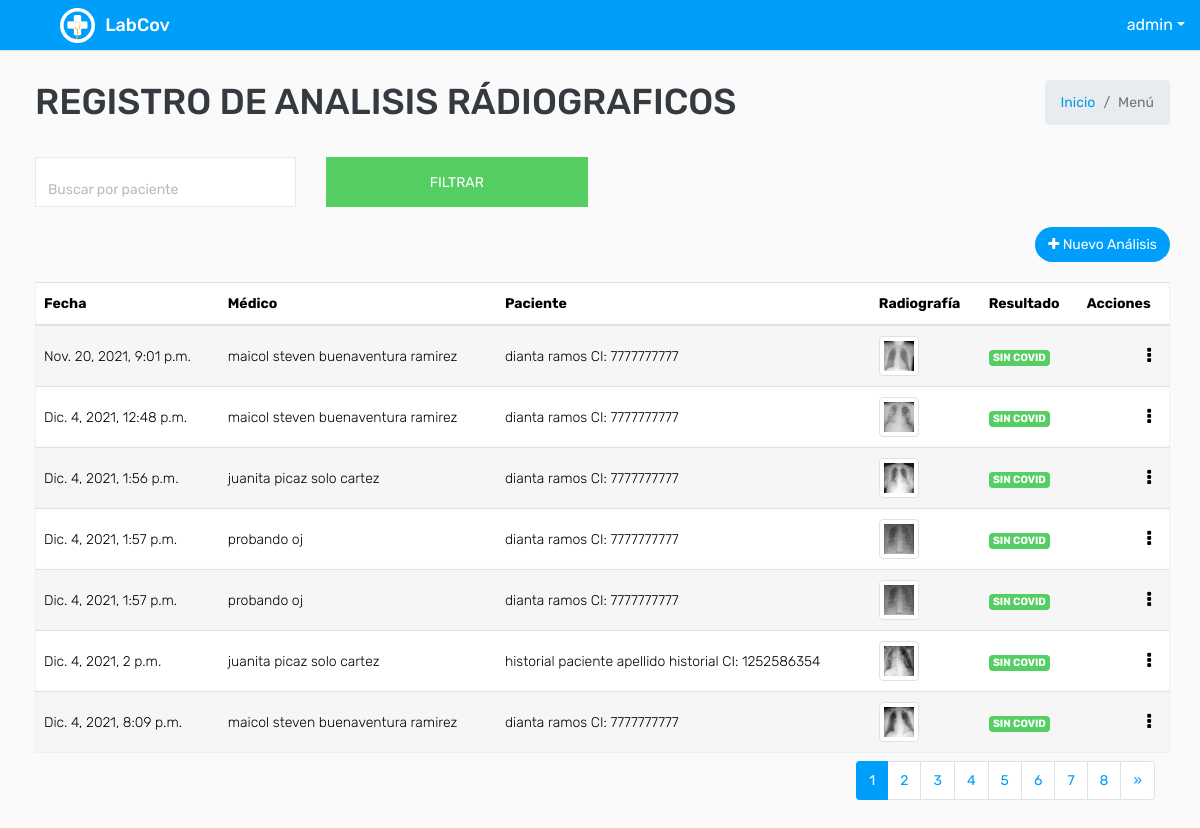
Screenshot of /rayx/ (signed in) with the database file from the repository.
### covid/models.py (models this page shows, shortened)
class ModeloBase(models.Model):
    class Meta:
        abstract = True
    """Model definition for ModeloBase."""
    fecha_creacion = models.DateTimeField(verbose_name='Fecha creación',auto_now_add=True)
    usuario_creacion = models.ForeignKey(settings.AUTH_USER_MODEL, verbose_name='Usuario Creación', related_name='+', blank=True, null=True,on_delete=models.PROTECT, editable=False)
    usuario_modificacion = models.ForeignKey(settings.AUTH_USER_MODEL, verbose_name='Usuario Modificación', related_name='+', blank=True, null=True,on_delete=models.PROTECT , editable=False)
    fecha_modificacion = models.DateTimeField(verbose_name='Fecha Modificación', auto_now=True)
    estado_registro = models.BooleanField(verbose_name="Estado del registro",default=True)

class User(AbstractUser,ModeloBase):
    cedula=models.CharField(max_length=10, verbose_name='Cédula', unique = True)
    tipo_genero = (('M', 'Masculino'), ('F', 'Femenino'))
    genero = models.CharField('Género', choices=tipo_genero, default='M', max_length=1)
    def get_full_name(self):
        return '{} {}'.format(self.last_name,self.first_name)

class Analisis_Radiografico(ModeloBase):
    paciente = models.ForeignKey(Paciente,on_delete=models.PROTECT, related_name="paciente_user")
    doctor = models.ForeignKey(Medico,on_delete=models.PROTECT, related_name="doctor_user")
    imagen = models.ImageField(verbose_name="Imagen de Rayos X", upload_to='muestra_covid/')
    result_analisis=models.BooleanField(verbose_name="Libre de Covid" )
    fecha = models.DateTimeField(verbose_name='Fecha de Registro', auto_now_add=True)
    descripcion = models.CharField(verbose_name='Descripcion', max_length=200)
    edad = models.IntegerField(verbose_name='Edad', null=True, blank=True)
    class Meta:
        verbose_name = 'Analisis'
        verbose_name_plural = 'Analisis'
        permissions = (
            ("see_view_Analisis_paciente_only", "Can_view_Analisis_paciente_only"),
        )

class Medico(ModeloBase):
    usuario  = models.OneToOneField(settings.AUTH_USER_MODEL, verbose_name="Usuario",on_delete=models.PROTECT)
    especialidad = models.ForeignKey(EspecialidadMedico, verbose_name="Especialidad", on_delete=models.PROTECT)
    def __str__(self):
        return '{}'.format(self.usuario.get_full_name())
    class Meta:
        permissions = (
            ("see_view_report", "Can_view_report"),
        )

class Paciente(ModeloBase):
     usuario  = models.OneToOneField(settings.AUTH_USER_MODEL, verbose_name="Usuario",on_delete=models.PROTECT)
     direccion = models.CharField("Dirección", max_length=200,blank=True )
     es_vacunado = models.BooleanField(verbose_name="¿Está usted vacunado contra el covid?" )
     vacuna = models.ForeignKey(Vacuna, verbose_name="Tipo de Vacuna", on_delete=models.PROTECT,null=True,blank=True)
     Diagnostico = models.TextField(verbose_name="Diágnostico previo",null=True, blank=True)
     fec_nac = models.DateField(verbose_name='Fecha de Nacimiento',default=date.today)
     def __str__(self):
        return '{} CI: {}'.format(self.usuario.get_full_name(),self.usuario.cedula)

### covid/views.py (the view, shortened to what this page needs)
# urls.py: path('rayx/',key.RayxListView.as_view(),name="rayx_listar"),
class RayxListView(LoginRequiredMixin,PermissionRequiredMixin,ListView):
    permission_required = 'covid.view_analisis_radiografico'
    model = Analisis_Radiografico
    paginate_by = 7
    template_name = "analisis/analisis_listar.html"
    def get_queryset(self):
        id_usuario = self.request.user.id
        busqueda = self.request.GET.get("buscar")
        usuario  = User.objects.get(pk=id_usuario)
        grupos = usuario.groups.all()
        if usuario.is_superuser:
            if busqueda:
                    queryset = Analisis_Radiografico.objects.filter(
                                                                    Q(paciente__usuario__first_name__icontains= busqueda) |
                                                                    Q(paciente__usuario__last_name__icontains= busqueda)
                                                                    ).distinct().order_by("pk")
            else:
                queryset = Analisis_Radiografico.objects.all().order_by("pk")
        return queryset
    def get_context_data(self, **kwargs):
        context = super().get_context_data(**kwargs)
        context['titulo'] = "Registro de Analisis rádiograficos"
        return context

### templates/analisis/analisis_listar.html (shortened to what this page needs)
{% extends 'plantillaBase.html' %} {% block content %}
<div class="mt-2">
    <form action="" method="GET">
        <div class="row filter-row">
            <div class="col-sm-6 col-md-3">
                <div class="form-group form-focus select-focus focused">
                    <input type="text" name="buscar" id="id_buscar" class="form-control float-right" placeholder="Buscar por paciente">
                </div>
            </div>
            <div class="col-sm-6 col-md-3">
                <button type="submit" class="btn btn-success btn-block"> Filtrar </button>
            </div>
        </div>
    </form>
</div>
<div class="row ">
    <div class="col-sm-12 col-12 text-right m-b-20">
        {% if perms.covid.add_analisis_radiografico%}
        <a href="{% url 'rayx_crear'%}" class="btn btn btn-primary btn-rounded float-right"><i
            class="fa fa-plus"></i> Nuevo Análisis</a>{% endif %}
    </div>
</div>
<div class="row">
    <div class="col-md-12">
        <div class="table-responsive">
            <div id="DataTables_Table_0_wrapper" class="dataTables_wrapper dt-bootstrap4 no-footer">
                <div class="row">
                    <div class="col-sm-12">
                        <table class="table table-border table-striped custom-table  mb-0  no-footer" id="DataTables_Table_0" role="grid" aria-describedby="DataTables_Table_0_info">
                            <thead>
                                <tr>
                                    <th>Fecha</th>
                                    <th>Médico</th>
                                    <th>Paciente</th>
                                    <th>Radiografía</th>
                                    <th>Resultado</th>
                                    <th>Acciones</th>
                                </tr>
                            </thead>
                            <tbody>
                                {% for dato in object_list %}
                                <tr>
                                    <td>{{ dato.fecha }}</td>
                                    <td>{{ dato.doctor }}</td>
                                    <td>{{ dato.paciente }}</td>
                                    {% if dato.imagen %}
                                    <td>
                                        <a href="{{dato.imagen.url}}" target="_blank"><img src="{{dato.imagen.url}}" class="img-thumbnail" width="40px"></a>
                                    </td>{% else %}
                                    <td><a href="#">No tiene icono</a> </td> {% endif %}
                                    <td>
                                        {% if dato.result_analisis == True%}
                                        <span class="badge badge-success">SIN COVID</span> {% else %}
                                        <span class="badge badge-danger">COVID DETECTADO</span>{% endif %}
                                    </td>
                                    <td class="text-right">
                                        <div class="dropdown dropdown-action">
                                            <a class="action-icon dropdown-toggle" data-toggle="dropdown" aria-expanded="false"><i class="fa fa-ellipsis-v"></i></a>
                                        </div>
                                    </td>
                                </tr>
                                {% endfor %}
                            </tbody>
                        </table>
                    </div>
                </div>
            </div>
        </div>
        <div class="container-fluid">
            <ul class="pagination pagination-sm m-0 float-right">
                <nav aria-label="Page navigation example">
                    <ul class="pagination justify-content-center mt-2">
                         {% for i in page_obj.paginator.page_range %} {% if i == page_obj.number %}
                        <li class="page-item active">
                            <a class="page-link" href="#">{{ i }}</a>
                        </li>
                        {% else %}
                        <li class="page-item">
                            <a class="page-link" href="?page={{ i }}">{{ i }}</a>
                        </li>
                        {% endif %} {% endfor %} {% if page_obj.has_next %}
                        <li class="page-item">
                            <a class="page-link" href="?page={{ page_obj.next_page_number }}">&raquo;</a>
                        </li>
                        {% endif %}
                    </ul>
                </nav>
            </ul>
        </div>
    </div>
</div>
{% endblock %}

### templates/plantillaBase.html (shortened to what this page needs)
<!DOCTYPE html>
<html lang="es">
{% load static %}
<head>
    <link rel="stylesheet" type="text/css" href="{% static 'css/bootstrap.min.css'%}">
    <link rel="stylesheet" type="text/css" href="{% static 'css/font-awesome.min.css'%}">
    <link rel="stylesheet" type="text/css" href="{% static 'css/bootstrap-duallistbox.min.css'%}">
    <link rel="stylesheet" type="text/css" href="{% static 'css/style.css'%}">
    <link href="{% static 'css/select2.min.css'%}" rel="stylesheet">
    <link href="{% static 'css/select2-bootstrap4.min.css'%}" rel="stylesheet"> {% block content_extra_css %} {% endblock content_extra_css %}
</head>
<body >
    <div class="main-wrapper">
        <div class="header">
            <div class="header-left">
                <a href="{% url 'dashboard'%}" class="logo">
                    <img src="{% static 'img/logo.png' %}" width="35" height="35" alt="">
                    <span>LabCov</span></a>
            </div>
            <ul class="nav user-menu float-right">
                <li class="nav-item dropdown has-arrow">
                    <a href="#" class="dropdown-toggle nav-link user-link"
                        data-toggle="dropdown"></span><span>{{request.user }}</span></a>
                </li>
            </ul>
        </div>
        <div class="page-wrapper ">
            <div class="content ">
                <div class="row mb-2 ">
                    <div class="col-sm-8 ">
                        <h1 class="m-0 text-dark ">{{ titulo.upper }}</h1>
                    </div>
                    <div class="col-sm-4 ">
                        <ol class="breadcrumb float-sm-right ">
                            <li class="breadcrumb-item "><a href="{% url 'dashboard'%} ">Inicio</a></li>
                            <li class="breadcrumb-item active ">Menú</li>
                        </ol>
                    </div>
                </div>
                {% block content %} {% endblock %}
            </div>
        </div>
    </div>
</body>
</html>

### rows the page displays
User: user "admin"
Analisis_Radiografico: fecha "Nov. 20, 2021, 9:01 p.m.", doctor "maicol steven buenaventura ramirez", paciente "dianta ramos CI: 7777777777", imagen (picture), result_analisis "SIN COVID"
Analisis_Radiografico: fecha "Dic. 4, 2021, 12:48 p.m.", doctor "maicol steven buenaventura ramirez", paciente "dianta ramos CI: 7777777777", imagen (picture), result_analisis "SIN COVID"
Analisis_Radiografico: fecha "Dic. 4, 2021, 1:56 p.m.", doctor "juanita picaz solo cartez", paciente "dianta ramos CI: 7777777777", imagen (picture), result_analisis "SIN COVID"
Analisis_Radiografico: fecha "Dic. 4, 2021, 1:57 p.m.", doctor "probando oj", paciente "dianta ramos CI: 7777777777", imagen (picture), result_analisis "SIN COVID"
Analisis_Radiografico: fecha "Dic. 4, 2021, 1:57 p.m.", doctor "probando oj", paciente "dianta ramos CI: 7777777777", imagen (picture), result_analisis "SIN COVID"
Analisis_Radiografico: fecha "Dic. 4, 2021, 2 p.m.", doctor "juanita picaz solo cartez", paciente "historial paciente apellido historial CI: 1252586354", imagen (picture), result_analisis "SIN COVID"
Analisis_Radiografico: fecha "Dic. 4, 2021, 8:09 p.m.", doctor "maicol steven buenaventura ramirez", paciente "dianta ramos CI: 7777777777", imagen (picture), result_analisis "SIN COVID"

### other values shown
{{ titulo.upper }} "REGISTRO DE ANALISIS RÁDIOGRAFICOS"
{{ i }} "1"
{{ i }} "2" "3" "4" "5" "6" "7" "8"
